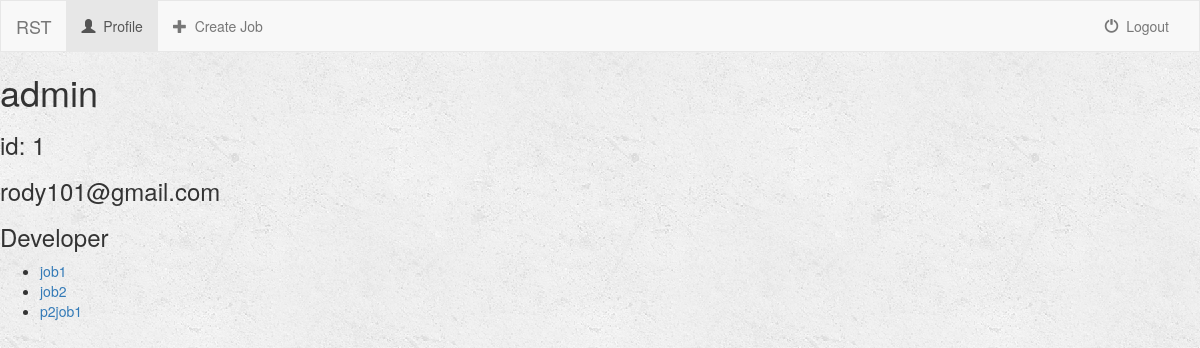
The page /turk/1/ on the database as committed earlier.
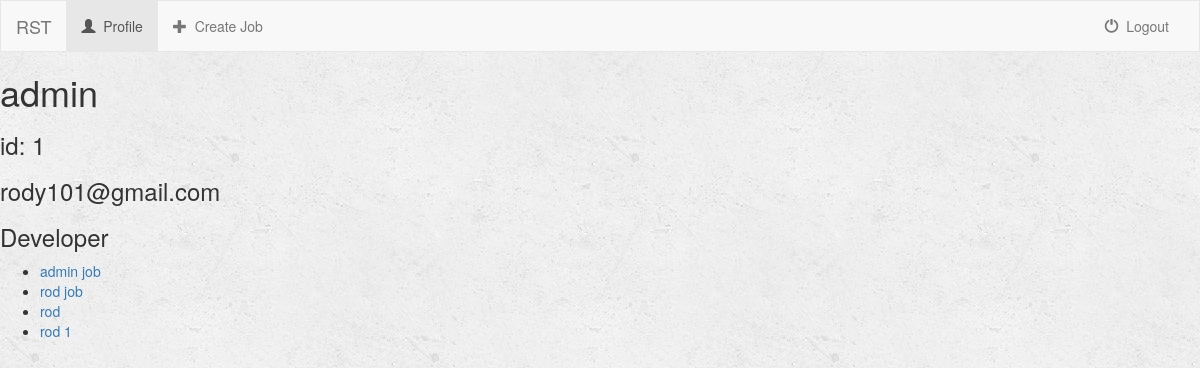
The same page on the database as committed later.
### turk/models.py (models this page shows, shortened)
class Job(models.Model):
    user = models.ForeignKey(User, default=1)
    job_title = models.CharField(max_length=250)
    job_description = models.TextField()
    is_complete = models.BooleanField(default=False)

### turk/views.py (the view)
# urls.py: url(r'^(?P<user_id>[0-9]+)/$', views.detail, name='detail'),
def detail(request, user_id):
    user = get_object_or_404(User, pk=user_id)
    return render(request, 'turk/detail.html',  {'user': user})

### turk/templates/turk/detail.html
{% extends 'turk/base.html' %}
{% block body %}
    {% if user.profile.name %}
        <h1>{{ user.profile.name}}</h1>
    {% else %}
        <h1> {{user.first_name}} </h1>
    {% endif %}
    <h3>id: {{user.id}}</h3>
    <h3>{{ user.email }}</h3>
    {% if user.profile.isClient == True%}
        <h3>Client</h3>
    {% else %}
        <h3>Developer</h3>
    {% endif %}
    <ul>
        {% for job in user.job_set.all %}
            <li><a href = "{% url 'turk:job_description' job.user.id job.id %}">{{ job.job_title }}</a></li>
        {% endfor %}
    </ul>
{% endblock %}

Rows that differ between the two databases and show on the page:
no longer on this page (row edited): Job: job_title "job1"
no longer on this page (row edited): Job: job_title "job2"
no longer on this page (row edited): Job: job_title "p2job1"
added Job: job_title "admin job"
added Job: job_title "rod job"
added Job: job_title "rod"
added Job: job_title "rod 1"
